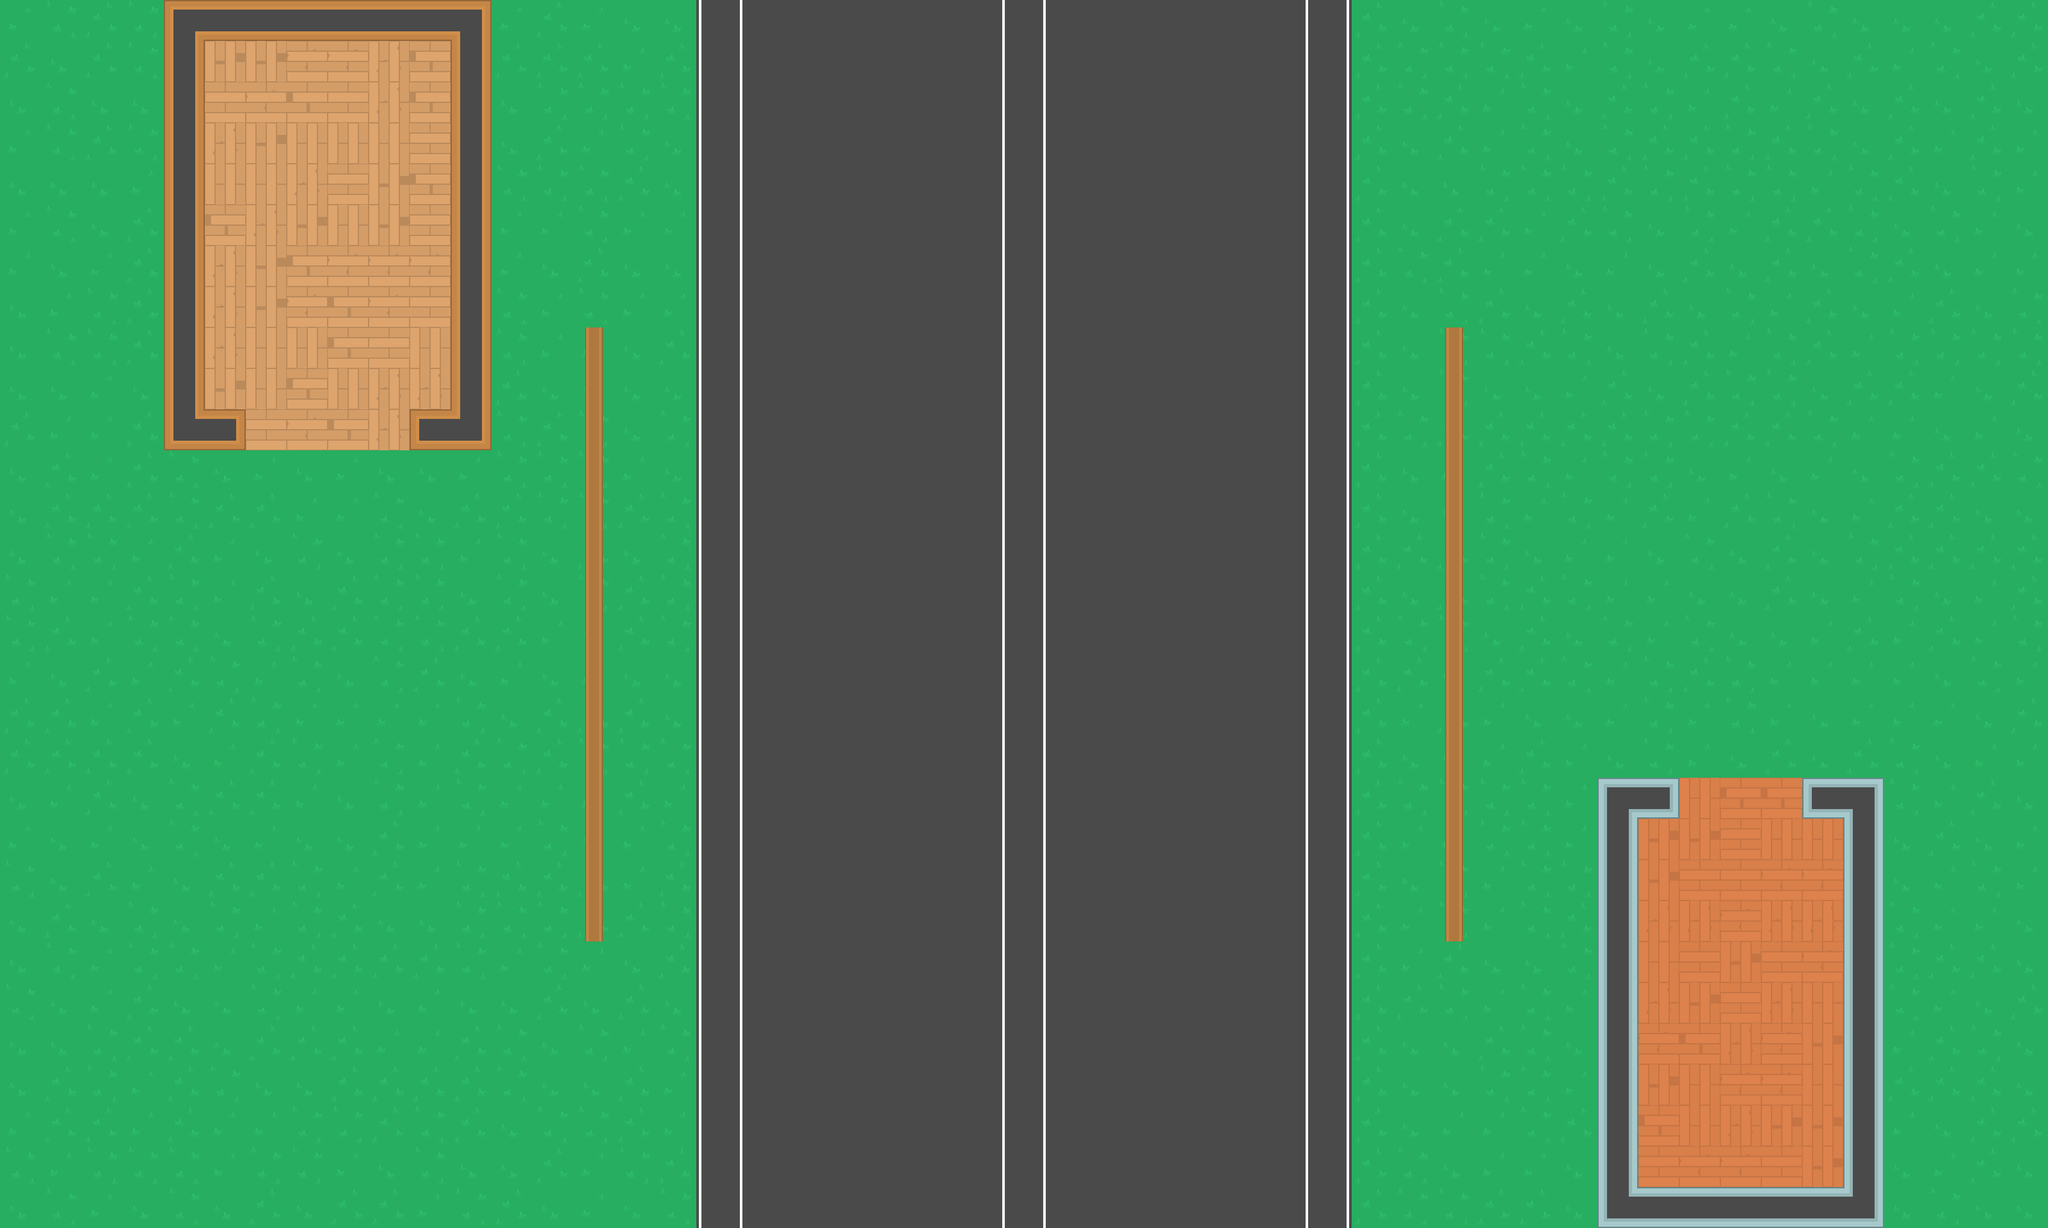

Rendered tile map (Tiled .tmx) drawn with the repository's tilesets; below, a short description and the full map source, tile grids included:
An orthogonal 50x30 tile map with 64x64 px tiles, 2 tile layers (ground, walls) and 6 objects (5x wall, player).

<map version="1.4" tiledversion="1.4.3" orientation="orthogonal" renderorder="right-down" width="50" height="30" tilewidth="64" tileheight="64" infinite="0" nextlayerid="5" nextobjectid="17">
 <tileset firstgid="1" source="maps/Kenney Topdown Shooter Pack.tsx" />
 <layer id="1" name="ground" width="50" height="30">
  <data encoding="csv">
3,2,1,2,96,101,98,101,97,97,97,4,3,1,3,4,4,35,35,93,93,93,86,86,62,62,93,86,86,93,93,36,36,1,4,2,4,3,4,2,4,3,3,4,2,4,4,4,1,1,
1,4,1,2,101,99,99,100,100,101,98,3,1,1,1,3,1,35,35,93,93,93,86,86,62,62,93,86,86,93,93,36,36,1,2,2,2,1,3,2,4,1,1,2,4,1,3,2,4,1,
4,2,4,4,101,96,100,98,96,101,98,1,4,2,2,2,2,35,35,93,93,93,86,86,62,62,93,86,86,93,93,36,36,1,2,1,3,2,4,1,2,3,1,3,1,4,1,4,1,4,
3,2,1,2,97,101,99,97,97,97,96,1,4,1,3,2,4,35,35,93,93,93,86,86,62,62,93,86,86,93,93,36,36,1,4,1,3,2,4,2,1,1,2,1,2,4,1,3,1,3,
4,4,4,3,99,97,97,101,96,99,98,1,2,2,2,1,4,35,35,93,93,93,86,86,62,62,93,86,86,93,93,36,36,1,4,4,2,2,2,1,2,1,2,2,3,2,1,4,2,3,
3,2,4,1,96,98,101,99,97,99,96,1,3,3,2,3,3,35,35,93,93,93,86,86,62,62,93,86,86,93,93,36,36,1,4,1,1,3,1,2,4,2,3,1,1,2,4,2,3,4,
3,4,3,1,100,101,99,98,100,100,100,1,3,4,1,4,4,35,35,93,93,93,86,86,62,62,93,86,86,93,93,36,36,1,2,1,3,3,4,3,4,1,4,1,4,2,1,4,3,3,
4,3,2,1,99,101,99,100,98,100,96,3,2,3,2,3,3,35,35,93,93,93,86,86,62,62,86,86,86,93,93,36,36,1,4,2,1,4,1,4,1,4,2,3,1,4,3,1,4,2,
4,2,2,1,100,101,97,97,98,96,97,2,2,3,3,4,1,35,35,93,93,93,86,86,62,62,86,86,86,93,93,36,36,1,4,2,2,1,2,4,2,1,3,2,1,3,2,2,2,2,
4,4,3,4,99,99,97,98,97,101,101,4,1,4,4,4,4,35,35,93,93,93,86,86,62,62,86,86,86,93,93,36,36,1,4,2,4,4,3,1,4,1,2,2,4,1,1,3,4,1,
1,3,3,1,97,99,96,100,98,101,101,3,2,1,2,4,2,35,35,93,93,93,86,86,62,62,86,86,86,93,93,36,36,1,2,1,1,1,1,1,2,2,1,1,2,3,3,4,3,4,
4,1,3,1,2,4,3,4,3,4,4,3,2,2,2,3,4,35,35,93,93,93,86,86,62,62,86,86,86,93,93,36,36,1,4,3,1,2,3,2,2,4,3,4,3,4,2,1,1,2,
4,1,1,1,2,1,1,3,3,2,4,1,1,2,2,1,2,35,35,93,93,93,86,86,62,62,86,86,86,93,93,36,36,1,4,4,2,3,2,3,1,3,1,2,4,3,1,1,4,4,
4,2,2,3,1,3,4,2,4,2,2,3,2,4,1,4,2,35,35,93,93,93,86,86,62,62,86,86,86,93,93,36,36,1,1,1,2,4,3,3,4,2,4,1,4,2,1,1,1,1,
2,3,3,1,2,3,1,4,1,2,2,4,2,4,2,1,2,35,35,93,93,93,86,86,62,62,86,86,86,93,93,36,36,1,4,1,2,1,2,3,3,4,4,1,4,3,2,4,3,1,
2,1,3,2,2,4,2,1,1,2,2,1,1,3,4,1,2,35,35,93,93,93,86,86,62,62,86,86,86,93,93,36,36,1,2,2,4,1,4,2,3,2,4,4,3,1,3,1,3,2,
3,4,1,3,1,2,3,2,4,2,1,4,3,4,3,4,4,35,35,93,93,93,86,86,62,62,86,86,86,93,93,36,36,1,1,4,1,1,2,3,2,1,2,3,3,3,3,4,2,3,
1,1,3,1,3,1,2,3,3,3,3,2,4,1,1,1,4,35,35,93,93,93,86,86,62,62,86,86,86,93,93,36,36,1,3,1,3,4,4,3,2,3,2,3,4,3,3,3,4,1,
1,1,1,1,4,3,1,2,3,2,3,1,2,1,2,2,2,35,35,93,93,93,86,86,62,62,86,86,86,93,93,36,36,1,4,4,3,1,3,4,2,3,4,1,4,1,2,4,3,3,
4,3,1,4,2,1,1,3,4,2,3,2,3,3,3,1,3,35,35,93,93,93,86,86,62,62,86,86,86,93,93,36,36,1,2,2,2,2,3,69,71,70,71,71,69,73,2,3,1,4,
3,4,3,4,2,4,3,4,4,1,3,3,3,2,4,3,2,35,35,93,93,93,86,86,62,62,86,86,86,93,93,36,36,1,3,3,2,2,3,73,72,72,69,70,70,72,4,1,4,3,
2,4,1,3,4,1,1,2,3,1,3,2,1,1,1,3,1,35,35,93,93,93,86,86,62,62,86,86,86,93,93,36,36,1,4,2,3,2,2,72,72,69,69,73,73,71,4,3,2,3,
4,1,4,2,4,2,3,2,1,4,4,2,2,2,1,1,2,35,35,93,93,93,86,86,62,62,86,86,86,93,93,36,36,1,3,2,3,2,1,74,74,74,73,74,74,73,2,3,3,4,
4,2,3,2,2,3,2,1,1,1,1,2,3,2,3,4,1,35,35,93,93,93,86,86,62,62,86,86,86,93,93,36,36,1,3,1,4,4,2,72,70,69,72,69,73,73,2,1,1,4,
2,4,3,1,4,4,2,3,3,4,3,4,4,1,4,1,4,35,35,93,93,93,86,86,62,62,86,86,86,93,93,36,36,1,1,2,3,2,3,72,74,72,69,74,70,72,2,3,4,1,
4,4,2,1,1,4,1,1,1,3,3,1,2,4,2,3,2,35,35,93,93,93,86,86,62,62,86,86,86,93,93,36,36,1,4,4,1,2,4,70,73,71,74,73,72,71,3,1,2,4,
4,1,2,3,1,2,4,4,1,1,1,1,2,4,4,1,3,35,35,93,93,93,86,86,62,62,86,86,86,93,93,36,36,1,4,4,2,2,3,71,72,70,73,73,70,73,1,1,1,4,
3,1,1,3,1,3,3,2,2,1,2,1,4,2,2,1,3,35,35,93,93,93,86,86,62,62,86,86,86,93,93,36,36,1,4,3,3,2,1,72,71,70,74,72,72,74,3,4,1,1,
2,3,2,2,2,3,2,2,3,4,2,4,4,1,3,2,1,35,35,93,93,93,86,86,62,62,86,86,86,93,93,36,36,1,2,4,3,3,4,71,69,73,73,69,72,73,4,3,1,4,
4,2,3,4,2,4,1,4,1,1,3,2,1,4,3,4,2,35,35,93,93,93,86,86,62,62,86,86,86,93,93,36,36,1,2,2,1,1,4,70,73,72,69,71,69,74,4,2,4,4
</data>
 </layer>
 <layer id="3" name="walls" width="50" height="30">
  <data encoding="csv">
0,0,0,0,118,120,120,120,120,120,120,119,0,0,0,0,0,0,0,0,0,0,0,0,0,0,0,0,0,0,0,0,0,0,0,0,0,0,0,0,0,0,0,0,0,0,0,0,0,0,
0,0,0,0,147,0,0,0,0,0,0,147,0,0,0,0,0,0,0,0,0,0,0,0,0,0,0,0,0,0,0,0,0,0,0,0,0,0,0,0,0,0,0,0,0,0,0,0,0,0,
0,0,0,0,147,0,0,0,0,0,0,147,0,0,0,0,0,0,0,0,0,0,0,0,0,0,0,0,0,0,0,0,0,0,0,0,0,0,0,0,0,0,0,0,0,0,0,0,0,0,
0,0,0,0,147,0,0,0,0,0,0,147,0,0,0,0,0,0,0,0,0,0,0,0,0,0,0,0,0,0,0,0,0,0,0,0,0,0,0,0,0,0,0,0,0,0,0,0,0,0,
0,0,0,0,147,0,0,0,0,0,0,147,0,0,0,0,0,0,0,0,0,0,0,0,0,0,0,0,0,0,0,0,0,0,0,0,0,0,0,0,0,0,0,0,0,0,0,0,0,0,
0,0,0,0,147,0,0,0,0,0,0,147,0,0,0,0,0,0,0,0,0,0,0,0,0,0,0,0,0,0,0,0,0,0,0,0,0,0,0,0,0,0,0,0,0,0,0,0,0,0,
0,0,0,0,147,0,0,0,0,0,0,147,0,0,0,0,0,0,0,0,0,0,0,0,0,0,0,0,0,0,0,0,0,0,0,0,0,0,0,0,0,0,0,0,0,0,0,0,0,0,
0,0,0,0,147,0,0,0,0,0,0,147,0,0,0,0,0,0,0,0,0,0,0,0,0,0,0,0,0,0,0,0,0,0,0,0,0,0,0,0,0,0,0,0,0,0,0,0,0,0,
0,0,0,0,147,0,0,0,0,0,0,147,0,0,441,0,0,0,0,0,0,0,0,0,0,0,0,0,0,0,0,0,0,0,0,441,0,0,0,0,0,0,0,0,0,0,0,0,0,0,
0,0,0,0,147,0,0,0,0,0,0,147,0,0,441,0,0,0,0,0,0,0,0,0,0,0,0,0,0,0,0,0,0,0,0,441,0,0,0,0,0,0,0,0,0,0,0,0,0,0,
0,0,0,0,145,123,0,0,0,0,151,146,0,0,441,0,0,0,0,0,0,0,0,0,0,0,0,0,0,0,0,0,0,0,0,441,0,0,0,0,0,0,0,0,0,0,0,0,0,0,
0,0,0,0,0,0,0,0,0,0,0,0,0,0,441,0,0,0,0,0,0,0,0,0,0,0,0,0,0,0,0,0,0,0,0,441,0,0,0,0,0,0,0,0,0,0,0,0,0,0,
0,0,0,0,0,0,0,0,0,0,0,0,0,0,441,0,0,0,0,0,0,0,0,0,0,0,0,0,0,0,0,0,0,0,0,441,0,0,0,0,0,0,0,0,0,0,0,0,0,0,
0,0,0,0,0,0,0,0,0,0,0,0,0,0,441,0,0,0,0,0,0,0,0,0,0,0,0,0,0,0,0,0,0,0,0,441,0,0,0,0,0,0,0,0,0,0,0,0,0,0,
0,0,0,0,0,0,0,0,0,0,0,0,0,0,441,0,0,0,0,0,0,0,0,0,0,0,0,0,0,0,0,0,0,0,0,441,0,0,0,0,0,0,0,0,0,0,0,0,0,0,
0,0,0,0,0,0,0,0,0,0,0,0,0,0,441,0,0,0,0,0,0,0,0,0,0,0,0,0,0,0,0,0,0,0,0,441,0,0,0,0,0,0,0,0,0,0,0,0,0,0,
0,0,0,0,0,0,0,0,0,0,0,0,0,0,441,0,0,0,0,0,0,0,0,0,0,0,0,0,0,0,0,0,0,0,0,441,0,0,0,0,0,0,0,0,0,0,0,0,0,0,
0,0,0,0,0,0,0,0,0,0,0,0,0,0,441,0,0,0,0,0,0,0,0,0,0,0,0,0,0,0,0,0,0,0,0,441,0,0,0,0,0,0,0,0,0,0,0,0,0,0,
0,0,0,0,0,0,0,0,0,0,0,0,0,0,441,0,0,0,0,0,0,0,0,0,0,0,0,0,0,0,0,0,0,0,0,441,0,0,0,0,0,0,0,0,0,0,0,0,0,0,
0,0,0,0,0,0,0,0,0,0,0,0,0,0,441,0,0,0,0,0,0,0,0,0,0,0,0,0,0,0,0,0,0,0,0,441,0,0,0,280,285,0,0,0,313,281,0,0,0,0,
0,0,0,0,0,0,0,0,0,0,0,0,0,0,441,0,0,0,0,0,0,0,0,0,0,0,0,0,0,0,0,0,0,0,0,441,0,0,0,309,0,0,0,0,0,309,0,0,0,0,
0,0,0,0,0,0,0,0,0,0,0,0,0,0,441,0,0,0,0,0,0,0,0,0,0,0,0,0,0,0,0,0,0,0,0,441,0,0,0,309,0,0,0,0,0,309,0,0,0,0,
0,0,0,0,0,0,0,0,0,0,0,0,0,0,441,0,0,0,0,0,0,0,0,0,0,0,0,0,0,0,0,0,0,0,0,441,0,0,0,309,0,0,0,0,0,309,0,0,0,0,
0,0,0,0,0,0,0,0,0,0,0,0,0,0,0,0,0,0,0,0,0,0,0,0,0,0,0,0,0,0,0,0,0,0,0,0,0,0,0,309,0,0,0,0,0,309,0,0,0,0,
0,0,0,0,0,0,0,0,0,0,0,0,0,0,0,0,0,0,0,0,0,0,0,0,0,0,0,0,0,0,0,0,0,0,0,0,0,0,0,309,0,0,0,0,0,309,0,0,0,0,
0,0,0,0,0,0,0,0,0,0,0,0,0,0,0,0,0,0,0,0,0,0,0,0,0,0,0,0,0,0,0,0,0,0,0,0,0,0,0,309,0,0,0,0,0,309,0,0,0,0,
0,0,0,0,0,0,0,0,0,0,0,0,0,0,0,0,0,0,0,0,0,0,0,0,0,0,0,0,0,0,0,0,0,0,0,0,0,0,0,309,0,0,0,0,0,309,0,0,0,0,
0,0,0,0,0,0,0,0,0,0,0,0,0,0,0,0,0,0,0,0,0,0,0,0,0,0,0,0,0,0,0,0,0,0,0,0,0,0,0,309,0,0,0,0,0,309,0,0,0,0,
0,0,0,0,0,0,0,0,0,0,0,0,0,0,0,0,0,0,0,0,0,0,0,0,0,0,0,0,0,0,0,0,0,0,0,0,0,0,0,309,0,0,0,0,0,309,0,0,0,0,
0,0,0,0,0,0,0,0,0,0,0,0,0,0,0,0,0,0,0,0,0,0,0,0,0,0,0,0,0,0,0,0,0,0,0,0,0,0,0,307,282,282,282,282,282,308,0,0,0,0
</data>
 </layer>
 <objectgroup id="4" name="Obstacles">
  <object id="7" name="wall" x="640" y="640" width="64" height="64" />
  <object id="9" name="wall" x="320" y="640" width="64" height="64" />
  <object id="10" name="wall" x="256" y="0" width="64" height="704" />
  <object id="13" name="wall" x="704" y="0" width="64" height="704" />
  <object id="14" name="wall" x="320" y="0" width="384" height="64" />
  <object id="16" name="player" x="64" y="128" width="64" height="64" />
 </objectgroup>
</map>
